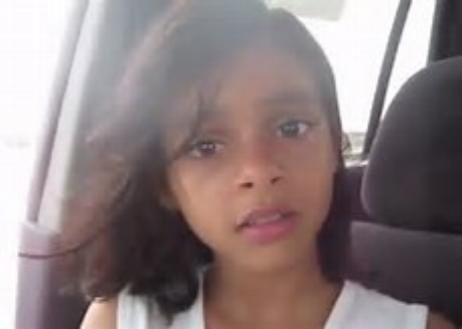
#> input picture part3/10_1_3_20170119150820222.jpg, 462 x 329 px; its folder holds 4 pictures in this run
$ jupyter execute --allow-errors data_exploration.ipynb
#> lines starting #> are read from the running program, lines starting #| are printed output that depends on the picture
Create tags to train model

[cell 1]
import pandas as pd
from os import listdir
from os.path import isfile, join
import io

tags = [f for f in listdir('part3') if isfile(join('part3', f))]
tags[0] = 'age_gender_race_date'

Export tags to tags.csv for re-use

[cell 2]
tags_csv=pd.read_csv(io.StringIO('\n'.join(tags)),delimiter = '_').drop(["date"],axis = 1)
tags_csv.to_csv(r'tags.csv', index = False)

[cell 3]
import cv2
import os
import numpy

def load_images_from_folder(folder):
#> called with folder = 'part3'
    images = []
    for filename in os.listdir(folder):
        img = cv2.imread(os.path.join(folder,filename))
#> img is the input picture: shape (329, 462, 3); mean B, G, R 128.5, 127.8, 142
        if img is not None:
            images.append(img)
    return images

images = load_images_from_folder("part3")

Displaying sample images

[cell 4]
from matplotlib import pyplot as plt
fig=plt.figure(figsize=(8, 8))

fig=plt.figure(figsize=(8, 8))
columns = 5
rows = 1
#> (the rest of this cell did not finish here and is left out)

## Vizualizing Labels

[cell 5]
tags_csv.head()

[cell 6]
import seaborn as sns
import numpy as np
fig, ax = plt.subplots(figsize=(8,5))

sns.distplot(tags_csv['age'])
plt.title("Distribution of age in our data")
plt.text(-16,.055,"Mean of data is :{}".format(np.round(tags_csv['age'].mean(),2)),fontsize=10,color = 'b')
plt.show()
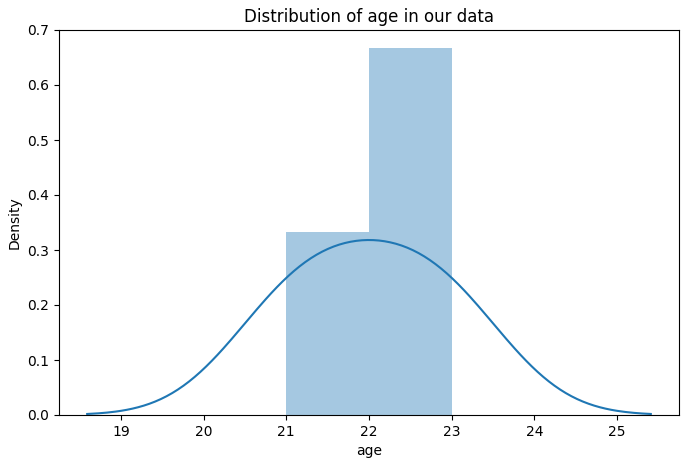
#> figure drawn by matplotlib, 1 panel; curve peaks at x = 21.98, y = 0.318

Creating string tags

[cell 7]
tags_csv.loc[tags_csv.gender == 1,'gender'] = 'female'
tags_csv.loc[tags_csv.gender == 0,'gender'] = 'male'
tags_csv.loc[tags_csv.race == 0,'race'] = 'white'
tags_csv.loc[tags_csv.race == 1,'race'] = 'black'
tags_csv.loc[tags_csv.race == 2,'race'] = 'asian'
tags_csv.loc[tags_csv.race == 3,'race'] = 'indian'
tags_csv.loc[tags_csv.race == 4,'race'] = 'other'

[cell 8]
tags_csv.head()

[cell 9]
import warnings
warnings.filterwarnings('ignore')

[cell 10]
def legend_create(race):

    f = len(tags_csv.loc[tags_csv.gender == 'female'][ tags_csv.race == race])
    m = len(tags_csv.loc[tags_csv.gender == 'male'][ tags_csv.race == race])
    leg = '{}(f = {}, m = {})'.format(race,f,m)
    return leg

[cell 11]
fig, ax = plt.subplots(figsize=(9,9))

sns.countplot(x ='gender' , hue = 'race',data = tags_csv)
ax.legend([legend_create('white')
,legend_create('black')
,legend_create('asian')
,legend_create('indian'),
legend_create('other')
])
plt.show()
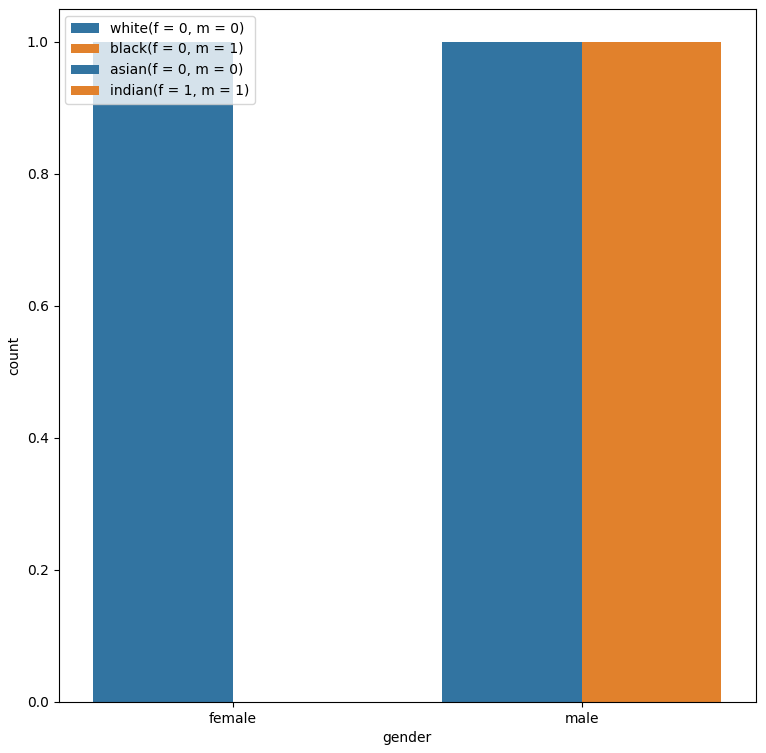
#> figure drawn by matplotlib, 1 panel
